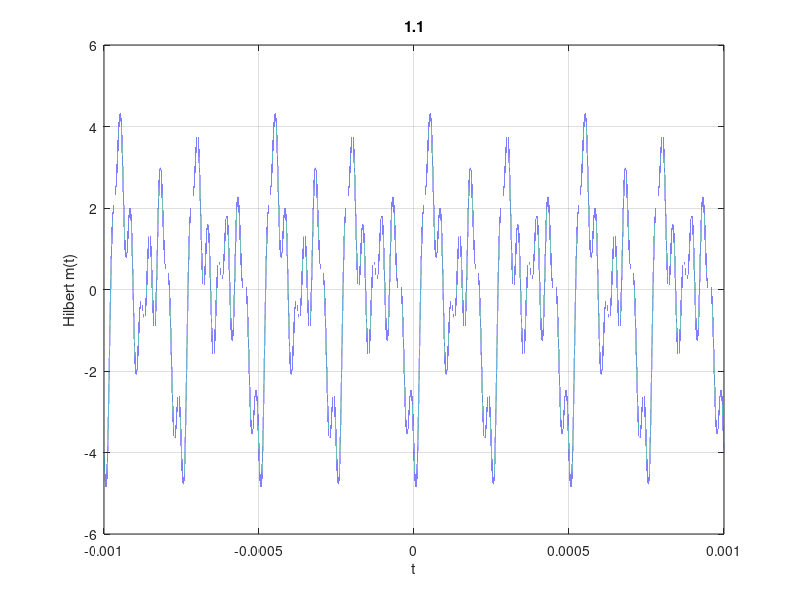
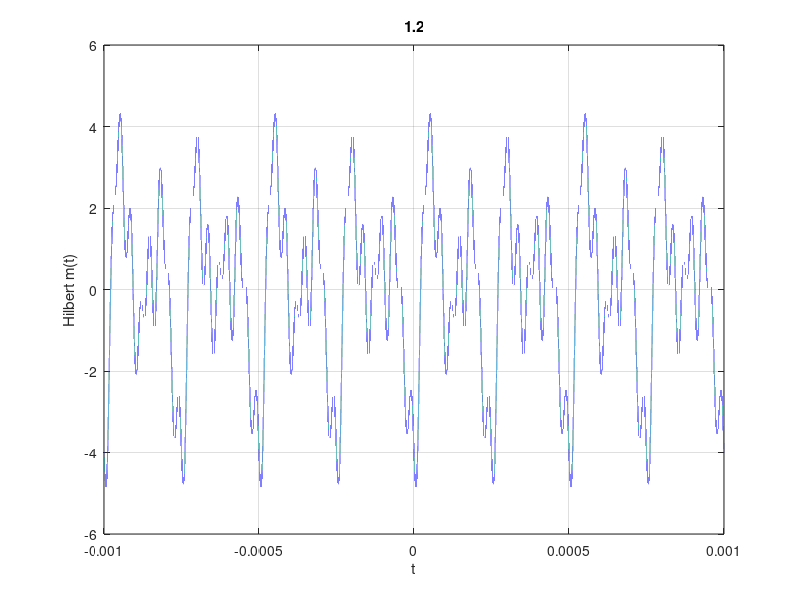
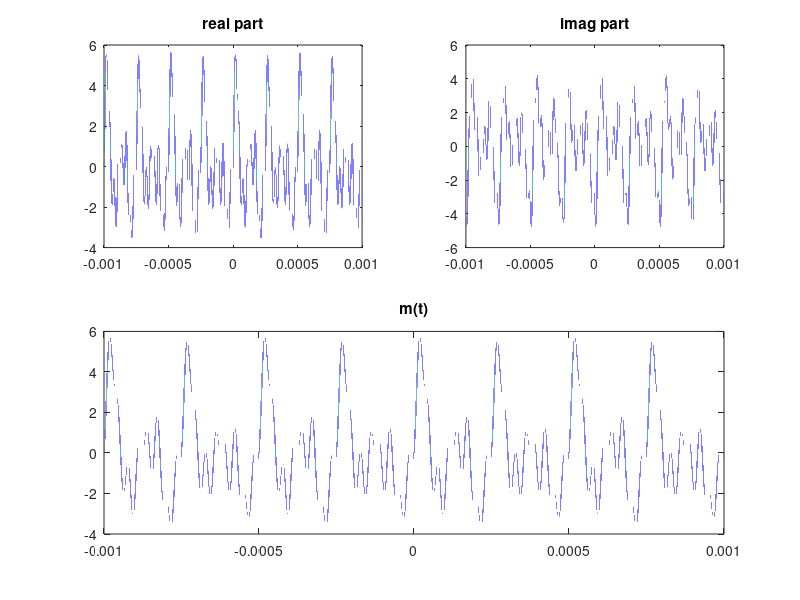
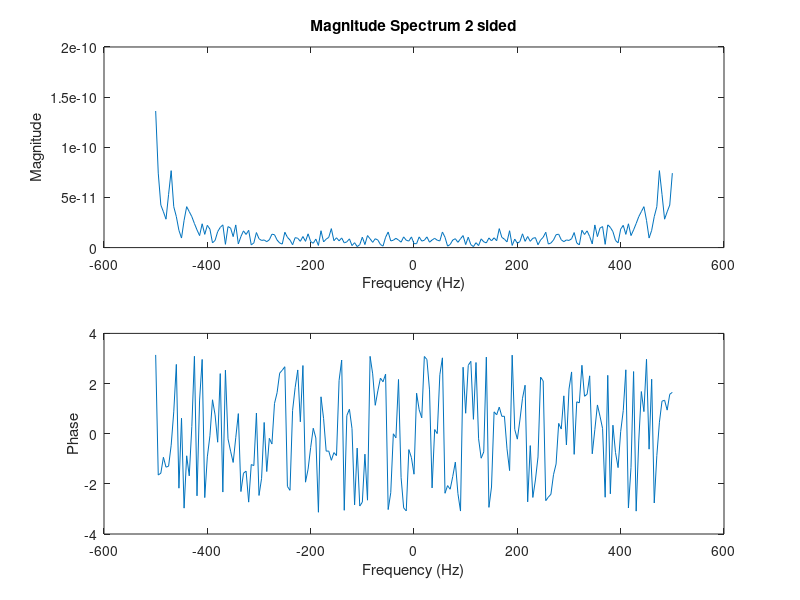

Recreate these plots in MATLAB, in order. (Note: this script raises an error after producing the figures.)
clc;
clear;
%% 1.1

t = -0.001:0.000000001:0.001;
hm = -2 *cos(2*pi*8*10^3*t)-1/4 *sin(2*pi*(10*10^3)*t)+1/4 *sin(2*pi*(6*10^3)*t)-cos(2*pi*(12*10^3)*t)-cos(2*pi*(4*10^3)*t)-3/4  *sin(5*pi*8*10^3*t)+3/4  *sin(pi*8*10^3*t)-sin(2*pi*(32*10^3)*t)+sin(2*pi*(8*10^3)*t);
figure;
plot(t,hm);
title('1.1');
xlabel('t');
ylabel('Hilbert m(t)');
grid on

%% 1.2

m = 2 *sin(2*pi*8*10^3*t)-1/4 *cos(2*pi*(10*10^3)*t)+1/4 *cos(2*pi*(6*10^3)*t)+sin(2*pi*(12*10^3)*t)+sin(2*pi*(4*10^3)*t)-3/4  *cos(5*pi*8*10^3*t)+3/4  *cos(pi*8*10^3*t)-cos(2*pi*(32*10^3)*t)+cos(2*pi*(8*10^3)*t);
hm2 = hilbert(m);

figure;
plot(t,imag(hm2));
title('1.2');
xlabel('t');
ylabel('Hilbert m(t)');
grid on

%% 1.3

figure;
subplot(2,2,1);
plot(t,real(hm2))
title('real part')

subplot(2,2,2);
plot(t,imag(hm2))
title('imag part')

subplot(2,2,[3,4]);
plot(t,m);
title('m(t)')

%% 1.4
k = 1;
w = -2*pi*10*k:0.01:2*pi*10*k;

t = -0.1:0.001:0.1;
m = 2 *sin(2*pi*8*10^3*t)-1/4 *cos(2*pi*(10*10^3)*t)+1/4 *cos(2*pi*(6*10^3)*t)+sin(2*pi*(12*10^3)*t)+sin(2*pi*(4*10^3)*t)-3/4  *cos(5*pi*8*10^3*t)+3/4  *cos(pi*8*10^3*t)-cos(2*pi*(32*10^3)*t)+cos(2*pi*(8*10^3)*t);

%Fm = (dirac(w+2*pi*8*k) - dirac(w-2*pi*8*k) - 1/8 * dirac(w+2*pi*10*k) - 1/8 * dirac(w-2*pi*10*k) + 1/8 * dirac(w+2*pi*6*k) + 1/8 * dirac(w-2*pi*6*k) + 1/2 * dirac(w+2*pi*12*k) - 1/2 * dirac(w-2*pi*12*k) +1/2 * dirac(w+2*pi*4*k) - 1/2 * dirac(w-2*pi*4*k) - 3/8 * dirac(w+5*pi*8*k) - 3/8 * dirac(w-5*pi*8*k) + 3/8 * dirac(w+pi*8*k) + 3/8 * dirac(w-pi*8*k) - 1/2 * dirac(w+2*pi*32*k) - 1/2 * dirac(w-2*pi*32*k) + 1/2 * dirac(w+2*pi*8*k) + 1/2 * dirac(w-2*pi*8*k));

%figure;
%stem(w, Fm);
%xlabel('w');
%ylabel('Amplitude');
%title('Fm');

M = fft(m);

Fs = 1 / (t(2) - t(1)); 
N = length(t); 
f = linspace(-Fs/2, Fs/2, N); 


figure;
subplot(2,1,1);
plot(f, abs(M));
xlabel('Frequency (Hz)');
ylabel('Magnitude');
title('Magnitude Spectrum 2 sided');

subplot(2,1,2);
plot(f, angle(M));
xlabel('Frequency (Hz)');
ylabel('Phase');

figure;
subplot(2,1,1);
plot(f, real(M));
xlabel('Frequency (Hz)');
ylabel('real');

subplot(2,1,2);
plot(f, imag(M));
xlabel('Frequency (Hz)');
ylabel('imaginery');

%% 1.5

k = 1;
w = -2*pi*10*k:0.01:2*pi*10*k;

t = -0.1:0.001:0.1;
m = 2 *sin(2*pi*8*10^3*t)-1/4 *cos(2*pi*(10*10^3)*t)+1/4 *cos(2*pi*(6*10^3)*t)+sin(2*pi*(12*10^3)*t)+sin(2*pi*(4*10^3)*t)-3/4  *cos(5*pi*8*10^3*t)+3/4  *cos(pi*8*10^3*t)-cos(2*pi*(32*10^3)*t)+cos(2*pi*(8*10^3)*t);

ana = hilbert(m);
hilbert_m = imag(ana);
%Fm = (dirac(w+2*pi*8*k) - dirac(w-2*pi*8*k) - 1/8 * dirac(w+2*pi*10*k) - 1/8 * dirac(w-2*pi*10*k) + 1/8 * dirac(w+2*pi*6*k) + 1/8 * dirac(w-2*pi*6*k) + 1/2 * dirac(w+2*pi*12*k) - 1/2 * dirac(w-2*pi*12*k) +1/2 * dirac(w+2*pi*4*k) - 1/2 * dirac(w-2*pi*4*k) - 3/8 * dirac(w+5*pi*8*k) - 3/8 * dirac(w-5*pi*8*k) + 3/8 * dirac(w+pi*8*k) + 3/8 * dirac(w-pi*8*k) - 1/2 * dirac(w+2*pi*32*k) - 1/2 * dirac(w-2*pi*32*k) + 1/2 * dirac(w+2*pi*8*k) + 1/2 * dirac(w-2*pi*8*k));

%figure;
%stem(w, Fm);
%xlabel('w');
%ylabel('Amplitude');
%title('Fm');

M_ans = fft(ana);
M_h = fft(hilbert_m);

Fs = 1 / (t(2) - t(1)); 
N = length(t); 
f = linspace(-Fs/2, Fs/2, N); 


figure;
subplot(2,1,1);
plot(f, abs(M_ans));
xlabel('Frequency (Hz)');
ylabel('Magnitude Analytic');

subplot(2,1,2);
plot(f, angle(M_ans));
xlabel('Frequency (Hz)');
ylabel('Phase Analytic');

figure;
subplot(2,1,1);
plot(f, real(M_ans));
xlabel('Frequency (Hz)');
ylabel('real Analytic');

subplot(2,1,2);
plot(f, imag(M_ans));
xlabel('Frequency (Hz)');
ylabel('imaginery Analytic');


figure;
subplot(2,1,1);
plot(f, abs(M_h));
xlabel('Frequency (Hz)');
ylabel('Magnitude Hilbert');

subplot(2,1,2);
plot(f, angle(M_h));
xlabel('Frequency (Hz)');
ylabel('Phase Hilbert');

figure;
subplot(2,1,1);
plot(f, real(M_h));
xlabel('Frequency (Hz)');
ylabel('real Hilbert');

subplot(2,1,2);
plot(f, imag(M_h));
xlabel('Frequency (Hz)');
ylabel('imaginery Hilbert');

%% 2.1
t = -10:0.01:10; 
m = exp(-3*t) .* (heaviside(t-6) - heaviside(t-9)) + exp(3*t) .* (heaviside(-t-6) - heaviside(-t-9)); % تابع m(t)


figure;
plot(t, m);
xlabel('time');
ylabel('m(t)');

M = fftshift(fft(m));
Fs = 1 / (t(2) - t(1)); 
f = (-Fs/2 : Fs/length(t) : Fs/2 - Fs/length(t));

figure;
plot(f, abs(M));
xlabel('Frequency');

ylabel('Magnitude');

%% 2.2

Fs = 100; 
t2 = -10:1/Fs:10;
m2 = exp(-3*t) .* (heaviside(t-6) - heaviside(t-9)) + exp(3*t) .* (heaviside(-t-6) - heaviside(-t-9)); % Signal m(t)

figure;
scatter(t2, m2);
xlabel('time');
ylabel('m(t)');

%% 2.3

A = 0.5; 
fc = 10; 

M_modulated = ( 1 + A * m ).* cos(2*pi*fc*t);

figure;
plot(t, M_modulated);
xlabel('Time');
ylabel('Modulated Signal');
xlim([-0.2, 0.2]);

%% 2.4

M = fftshift(fft(M_modulated));
Fs = 1 / (t(2) - t(1)); 
f = (-Fs/2 : Fs/length(t) : Fs/2 - Fs/length(t));

figure;
plot(f, abs(M));
xlabel('Frequency');

ylabel('Magnitude');

%% 2.6
time_constant = 1.5;
initial_output = 0;

output_signal = rc_circuit(M_modulated, time_constant, initial_output);

plot(t, output_signal);
xlabel('Time');
title('RC Circuit Response');

%% 2.8

M_modulated2 = ( 1 + A * m ).* cos(2*pi*fc*t);

M_abs = abs(fftshift(fft(M_modulated2))) .* heaviside(f) ;
X = ifft(M_abs);

plot(f, M_abs);
xlabel('Frequency');
ylabel('Magnitude');

%% 2.9

M_modulated3 = ( 1 + A * m ).* cos(2*pi*fc*t) .* cos(2*pi*fc*t);

M_abs_2 = fftshift(fft(M_modulated3)) .* (heaviside(f+10)-heaviside(f-10));
X = ifft(M_abs_2);

figure;
plot(f, abs(M_abs_2));
xlabel('Frequency');
ylabel('Magnitude');

figure;
plot(t, X);

%% 2.10

y = ammod(M_modulated,fc,100);
figure;
plot(t, y);
xlim([-0.2 0,2])

%% 2.11
X = fft(m);

X_ssb = X;
X_ssb(1:length(X)/2) = 0;  
x_ssb = ifft(X_ssb);

figure;
subplot(2, 1, 1);
plot(t, x_ssb);
title('ssb Signal');
xlabel('Time');
ylabel('Amplitude');

subplot(2, 1, 2);
f = (-Fs/2:Fs/length(X_ssb):Fs/2-Fs/length(X_ssb));
plot(f, abs(fftshift(X_ssb)));
title('SSB Signal in the Frequency Domain');
xlabel('Frequency');
ylabel('Magnitude');

%% 2.12

M_modulated4 = x_ssb .* cos(2*pi*fc*t) .* (heaviside(f+10)-heaviside(f-10));

M_abs_4 = fftshift(fft(M_modulated4));
X = ifft(M_abs_4);

figure;
subplot(2, 1, 1);
plot(t, X);
xlabel('Time');
ylabel('Amplitude');

subplot(2, 1, 2);
f = (-Fs/2:Fs/length(X_ssb):Fs/2-Fs/length(X_ssb));
plot(f, abs(M_abs_4));
xlabel('Frequency');
ylabel('Magnitude');

%% 2.14- recorsing
fs = 40000; 
bitDepth = 16; 
duration = 0.5; 
recorder = audiorecorder(fs, bitDepth, 1);
%record
recordblocking(recorder, duration);
%to data
data = getaudiodata(recorder);
%save
save('D:\electrical eng\term 6\communication sys\CA02_400110009_ZahraMaleki\recorded_audio.mat', 'data', 'fs');
audiowrite('D:\electrical eng\term 6\communication sys\CA02_400110009_ZahraMaleki\recorded_audio.wav', data, fs);
%% 
fs = 40000; 
bitDepth = 16; 
duration = 10; 
nfft = 1024;
fs = 40000; 
window = nfft; 
noverlap = 0; 

data=audioread("D:\electrical eng\term 6\communication sys\CA02_400110009_ZahraMaleki\recorded_audio.wav");

spectrogram(data, window, noverlap, nfft, fs);
%% 2.14

t = linspace(0, 0.5, 20000);
A = 0.5; 
fc = 1000; 

M_modulated = ( 1 + A * data ) .* cos(2*pi*fc .* t');
%% 
nfft = 1024;
fs = 40000; 
window = nfft; 
noverlap = 0; 

figure;
plot(t', M_modulated);
xlabel('Time');
ylabel('Modulated Signal');

figure;
spectrogram(M_modulated);
%% 
t1= t' ;
Fs = 1 / (t1(2) - t1(1)); 
f = (-Fs/2 : Fs/length(t) : Fs/2 - Fs/length(t));

M_abs = abs(fftshift(fft(M_modulated))) .* heaviside(f) ;
X1 = ifft(M_abs);

figure;
plot(f, M_abs);
xlabel('Frequency');
ylabel('Magnitude abs-lpf');

M_modulated3 = M_modulated .* cos(2*pi*fc .*t');

M_abs_2 = fftshift(fft(M_modulated3)) .* (heaviside(f+300)-heaviside(f-300));
X2 = ifft(M_abs_2);

figure;
plot(f, abs(M_abs_2));
xlabel('Frequency');
ylabel('Magnitude cos-lpf');

figure;
plot(t', X2);

y = ammod(M_modulated,fc,100);
figure;
plot(t', y);
ylabel('Magnitude ammod');

%% 2.6- function

function output = rc_circuit(input_signal, time_constant, initial_output)
    output = zeros(size(input_signal));  % Initialize the output with zeros
    output(1) = initial_output;  % Set the initial output value

    for i = 2:length(input_signal)
        dt = input_signal(i) - input_signal(i-1);  % Time step
        d_output = (input_signal(i) - output(i-1)) / sqrt(time_constant);  % Change in output
        output(i) = output(i-1) + d_output * dt;  % Update the output
    end
end








